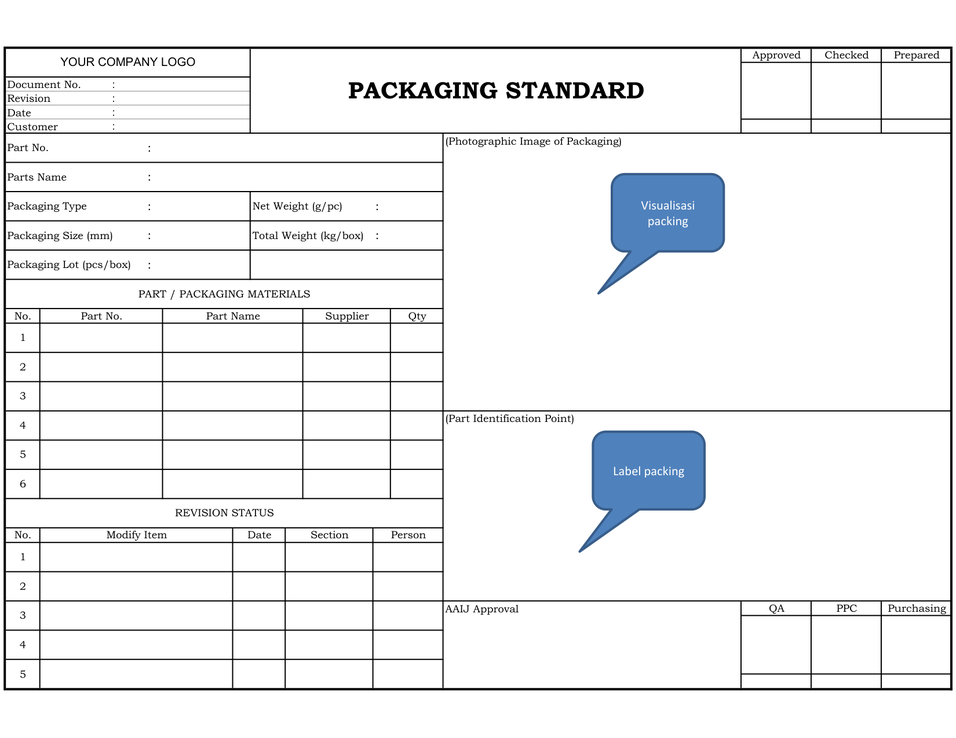
#> input picture scratch/ref.png, 956 x 738 px, shrunk from 1650 x 1275 before the run, found by its file name
$ python compare_images.py
#> lines starting #> are read from the running program, lines starting #| are printed output that depends on the picture
import pymupdf # PyMuPDF
from PIL import Image

def render_pdf_to_img(pdf_path, out_path):
    doc = pymupdf.open(pdf_path)
    page = doc[0]
    pix = page.get_pixmap(dpi=150)
    pix.save(out_path)
    return out_path

render_pdf_to_img("10. Packaging Standard.pdf", "scratch/ref.png")
#> (the call stopped at in render_pdf_to_img, `doc = pymupdf.open(pdf_path)`: pymupdf is not available in this run)
render_pdf_to_img("scratch/output_ps.pdf", "scratch/generated.png")
#> (the call stopped at in render_pdf_to_img, `doc = pymupdf.open(pdf_path)`: pymupdf is not available in this run)

img1 = Image.open("scratch/ref.png")
#> img1 is the input picture: PIL image 956x738 RGB; mean R, G, B 238.5, 239.8, 241.3
img2 = Image.open("scratch/generated.png")
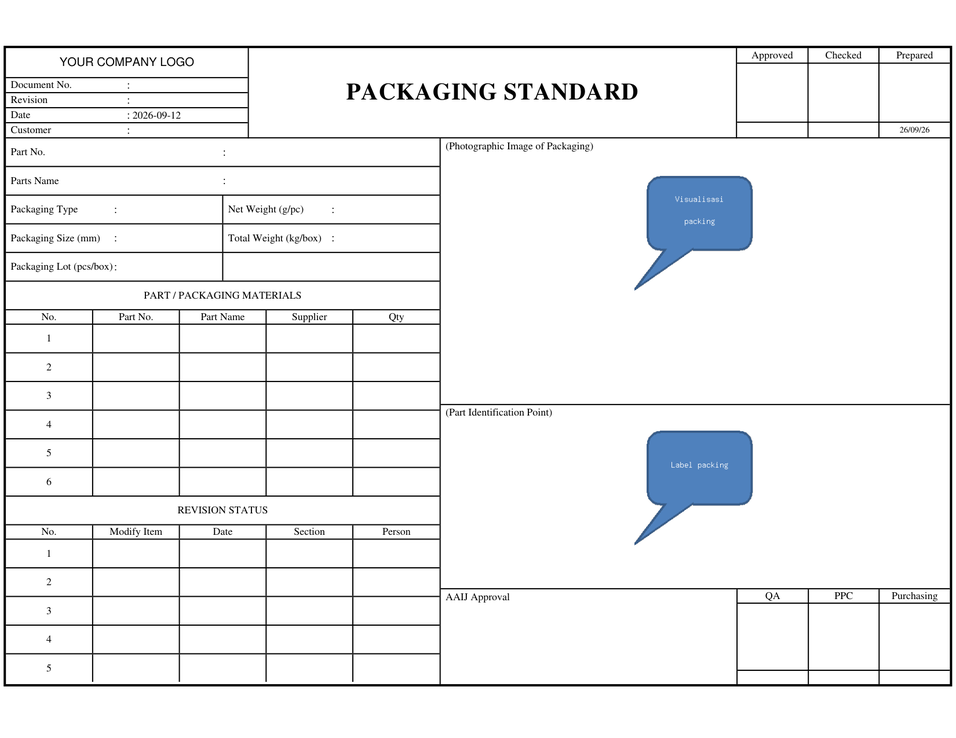
#> input picture scratch/generated.png, 956 x 738 px, shrunk from 1650 x 1275 before the run, found by its file name
#> img2 is the input picture: PIL image 956x738 RGB; mean R, G, B 239.4, 240.5, 241.9

# Create side-by-side comparison
w, h = img1.size
#> w = 956; h = 738
combined = Image.new("RGB", (w * 2 + 20, h), (200, 200, 200))
#> combined: PIL image 1932x738 RGB; every value is 200
combined.paste(img1, (0, 0))
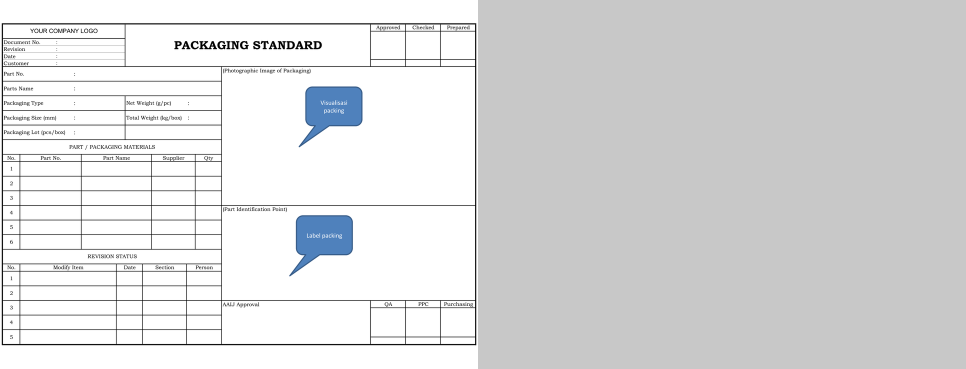
#> combined: PIL image 1932x738 RGB (shown at 1/2 size); mean R, G, B 219.1, 219.7, 220.5
combined.paste(img2, (w + 20, 0))
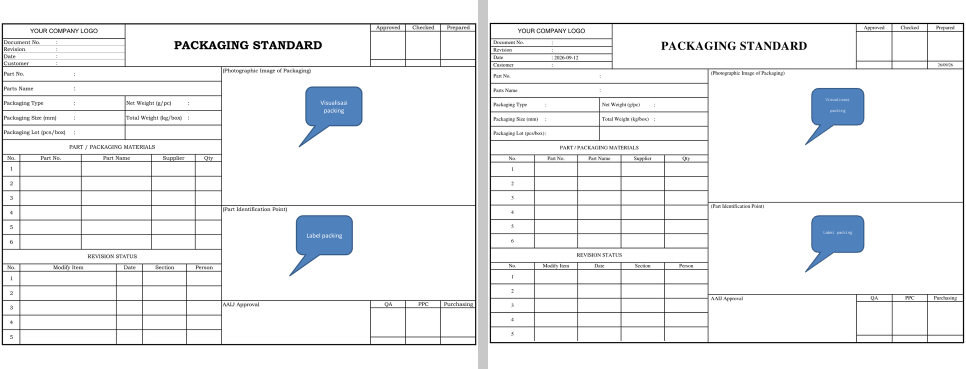
#> combined: PIL image 1932x738 RGB (shown at 1/2 size); mean R, G, B 238.5, 239.7, 241.2
combined.save("scratch/side_by_side.png")
print("Saved scratch/side_by_side.png")
